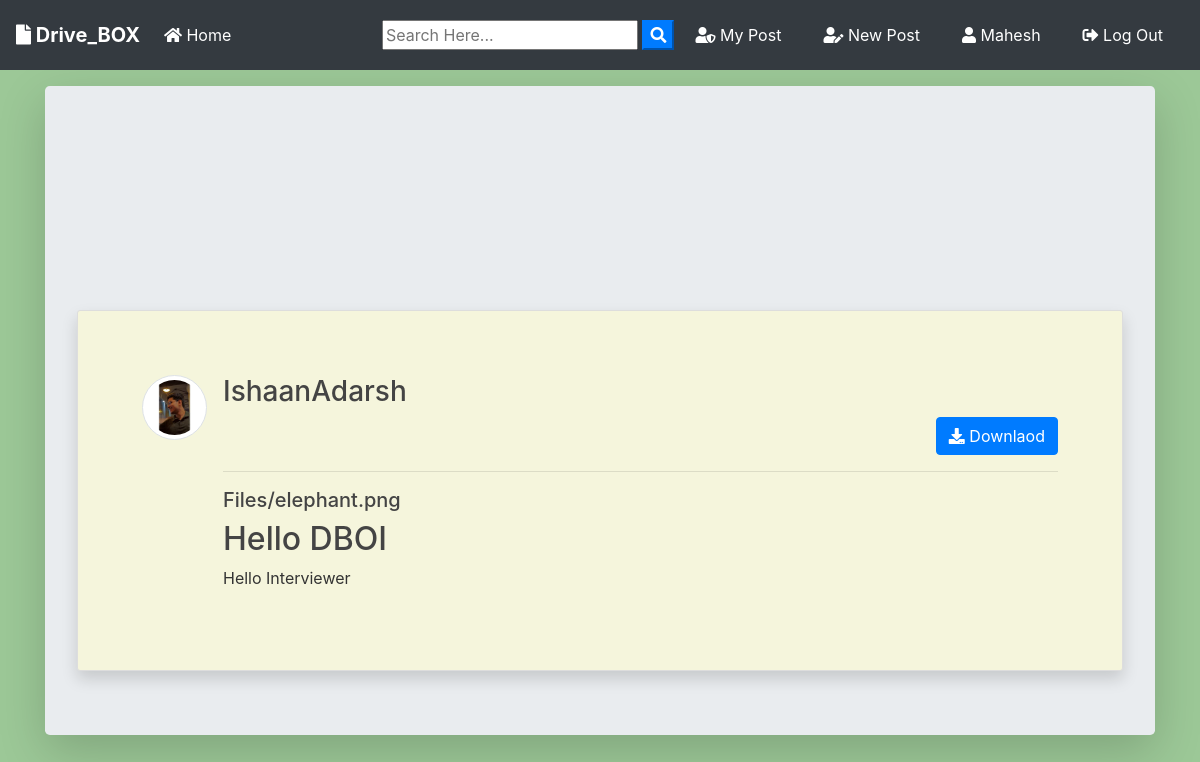
/post/20/ (signed in), run on the app's committed database.
### blog/models.py (models this page shows, shortened)
class Post(models.Model):
	title = models.CharField(max_length=100)
	file = models.FileField(null=True,blank=True,upload_to='Files')
	content = models.TextField()
	date_posted = models.DateTimeField(default=timezone.now)
	author = models.ForeignKey(User, on_delete=models.CASCADE)
	def extension(self):
		name, extension = os.path.splitext(self.file.name)
		return extension

### users/models.py (models this page shows, shortened)
class Profile(models.Model):
    user = models.OneToOneField(User, on_delete=models.CASCADE, null=True, blank=True)
    image = models.ImageField(default="default.jpg", upload_to="profile_pics")
    auth_token = models.CharField(max_length=1000, default="")
    username = models.CharField(max_length=1000, default="")
    password = models.CharField(max_length=1000, default="")
    email = models.EmailField(default="")
    is_verified = models.BooleanField(default=False)

### blog/views.py (the view)
# urls.py: path('post/<int:pk>/', PostDetailView.as_view(), name='post-detail'),
class PostDetailView(DetailView):
    model = Post
    template_name = 'blog/post_detail.html'

### blog/templates/blog/post_detail.html (shortened to what this page needs)
{% extends "blog/base.html" %}
{% block content %}
<div class="jumbotron mt-3 shadow-lg">
<article class="media content-section shadow ">
   <a href="{{ object.author.profile.image.url }} " target="_blank"> <img src="{{ object.author.profile.image.url }}  " alt="" class="article-img rounded-circle img-thumbnail img-fluid">
   </a>
    <div class="media-body">
      <div class="">
        <div class="d-flex justify-content-between">
        <a class="mr-2 mt-0 mb-0  text-dark" href="{% url 'user-posts' object.author.username  %}"><h3>{{ object.author }}</h3></a>
        </div>
        {% if object.author != user %}
          <div class="form-group mt-0 pt-0 d-flex justify-content-end">
            <a href="{{ object.file.url }}" download class="btn btn-primary flex-last" type="submit"><i class="fas fa-download"></i> Downlaod</a>
          </div>
        {% endif %}
        <hr>
      </div>
      <div>
        {% if object.file %}
          {% if object.extension == '.jpg' or object.extension == 'jpeg' or object.extension == 'png' %}
            <a href="{{ object.file.url }}"  download ><img src="{{ object.file.url }}" alt="" class="img-fluid "></a>
            <a href="{{ object.file.url }}"  download class="text-dark"><h5>{{ object.file }}</h5></a>
          {% else %}
            <a href="{{ object.file.url }}"  download class="text-dark"><h5>{{ object.file }}</h5></a>
          {% endif %}
        {% endif %}
      </div>
      <h2>{{ object.title }}</h2>
      <p class="article-content">{{ object.content }}</p>
    </div>
  </article>
{% endblock content %}

### blog/templates/blog/base.html (shortened to what this page needs)
{% load static %}
<!doctype html>
<html lang="en">
  <head>
    <link rel="stylesheet" href="https://stackpath.bootstrapcdn.com/bootstrap/4.3.1/css/bootstrap.min.css">
    <link rel="stylesheet" href="https://use.fontawesome.com/releases/v5.8.1/css/all.css" >
    <link rel="stylesheet" href="{% static 'blog/main.css' %}">
</head>
  <body>
        <nav class="navbar navbar-expand-lg navbar-dark bg-dark">
                <a class="navbar-brand font-weight-bold" href="{% url 'blog-home' %}"><i class="fas fa-file"></i> Drive_BOX</a>
                <div class="collapse navbar-collapse" id="navbarSupportedContent">
                  <ul class="navbar-nav mr-auto">
                    <li class="nav-item active">
                      <a class="nav-link" href="{% url 'blog-home' %}"><i class="fas fa-home"></i> Home <span class="sr-only">(current)</span></a>
                    </li>
                  </ul>
                  <form id="searchform" action="{% url 'search' %}" method="get">
                    <input type="text" name="q" type="text" value="{{ request.GET.q }}" placeholder="Search Here..." />
                    <button type="button" onclick="searchform.submit()" class=" text-white my-color btn-primary"><i class="fa fa-search"></i></button>
                </form>
                    {% if user.is_authenticated %}
                    <a href="{% url 'user-posts' user %}" class="btn text-white m-2"><i class="fas fa-user-shield"></i> My Post</a>
                    <a href="{% url 'post-create' %} " class="btn text-white m-2"><i class="fas fa-user-edit"></i> New Post</a>
                    <a href="{% url 'profile' %} " class="btn text-white m-2"><i class="fas fa-user"></i> {{ user.username }}</a>
                    <a href="{% url 'logout' %} " class="btn text-white m-2"><i class="fas fa-sign-out-alt"></i> Log Out</a>
                    {% else %}
                    <a href="{% url 'login' %} " class="btn text-white m-2"><i class="fas fa-user-tie"></i> Log In</a>
                    <a href="{% url 'register' %} " class="btn text-white m-2"> <i class="fas fa-sign-in-alt"></i> Sign Up</a>
                    {% endif %}
                </div>
              </nav>
      <div class="container my-bg">
    {% block content %}
    {% endblock  %}
</div>
  </body>
</html>

### static/blog/main.css (style rules this page uses)
body { background : #9CC897; color: #333333; margin-top: 0; }
h1, h2, h3, h4, h5, h6 { color: #444444; }
ul { margin: 0; }
.content-section { background: beige; padding: 10px 20px; border: 1px solid #dddddd; border-radius: 3px; margin-top: 10rem; }
.article-content { white-space: pre-line; }
.article-img { height: 65px; width: 65px; margin-right: 16px; }
.content-section { padding: 4rem; }
form { justify-content: center; align-items: center; padding: 5rem auto; }

### data on the page
Post: author.profile.image (picture), author "IshaanAdarsh", file "Files/elephant.png", title "Hello DBOI", content "Hello Interviewer"

### other printed values
{{ user.username }} "Mahesh"
